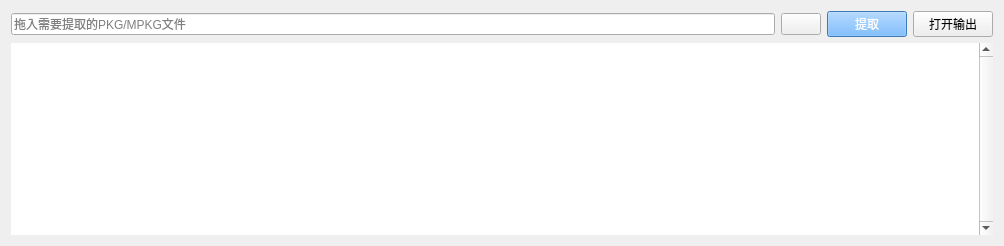
     <widget class="QWidget" name="tab_repkg">
      <attribute name="title">
       <string>RePKG</string>
      </attribute>
      <layout class="QVBoxLayout" name="verticalLayout_5">
       <item>
        <layout class="QHBoxLayout" name="horizontalLayout_8">
         <item>
          <widget class="QLineEdit" name="lineEdit_repkg">
           <property name="placeholderText">
            <string>拖入需要提取的PKG/MPKG文件</string>
           </property>
          </widget>
         </item>
         <item>
          <widget class="QPushButton" name="btn_repkgPath">
           <property name="text">
            <string/>
           </property>
           <property name="icon">
            <iconset theme="QIcon::ThemeIcon::EditFind"/>
           </property>
          </widget>
         </item>
         <item>
          <widget class="QPushButton" name="btn_repkg">
           <property name="styleSheet">
            <string notr="true">color: rgb(255, 255, 255);
background-color: rgb(85, 170, 255);</string>
           </property>
           <property name="text">
            <string>提取</string>
           </property>
          </widget>
         </item>
         <item>
          <widget class="QPushButton" name="btn_repkg_output">
           <property name="minimumSize">
            <size>
             <width>0</width>
             <height>0</height>
            </size>
           </property>
           <property name="text">
            <string>打开输出</string>
           </property>
          </widget>
         </item>
        </layout>
       </item>
       <item>
        <widget class="QTableWidget" name="tableWidget_repkg">
         <property name="minimumSize">
          <size>
           <width>982</width>
           <height>0</height>
          </size>
         </property>
         <property name="frameShape">
          <enum>QFrame::Shape::NoFrame</enum>
         </property>
         <property name="verticalScrollBarPolicy">
          <enum>Qt::ScrollBarPolicy::ScrollBarAlwaysOn</enum>
         </property>
         <property name="horizontalScrollBarPolicy">
          <enum>Qt::ScrollBarPolicy::ScrollBarAlwaysOff</enum>
         </property>
         <property name="columnCount">
          <number>4</number>
         </property>
         <attribute name="horizontalHeaderVisible">
          <bool>false</bool>
         </attribute>
         <attribute name="verticalHeaderVisible">
          <bool>false</bool>
         </attribute>
         <column/>
         <column/>
         <column/>
         <column/>
        </widget>
       </item>
      </layout>
     </widget>
